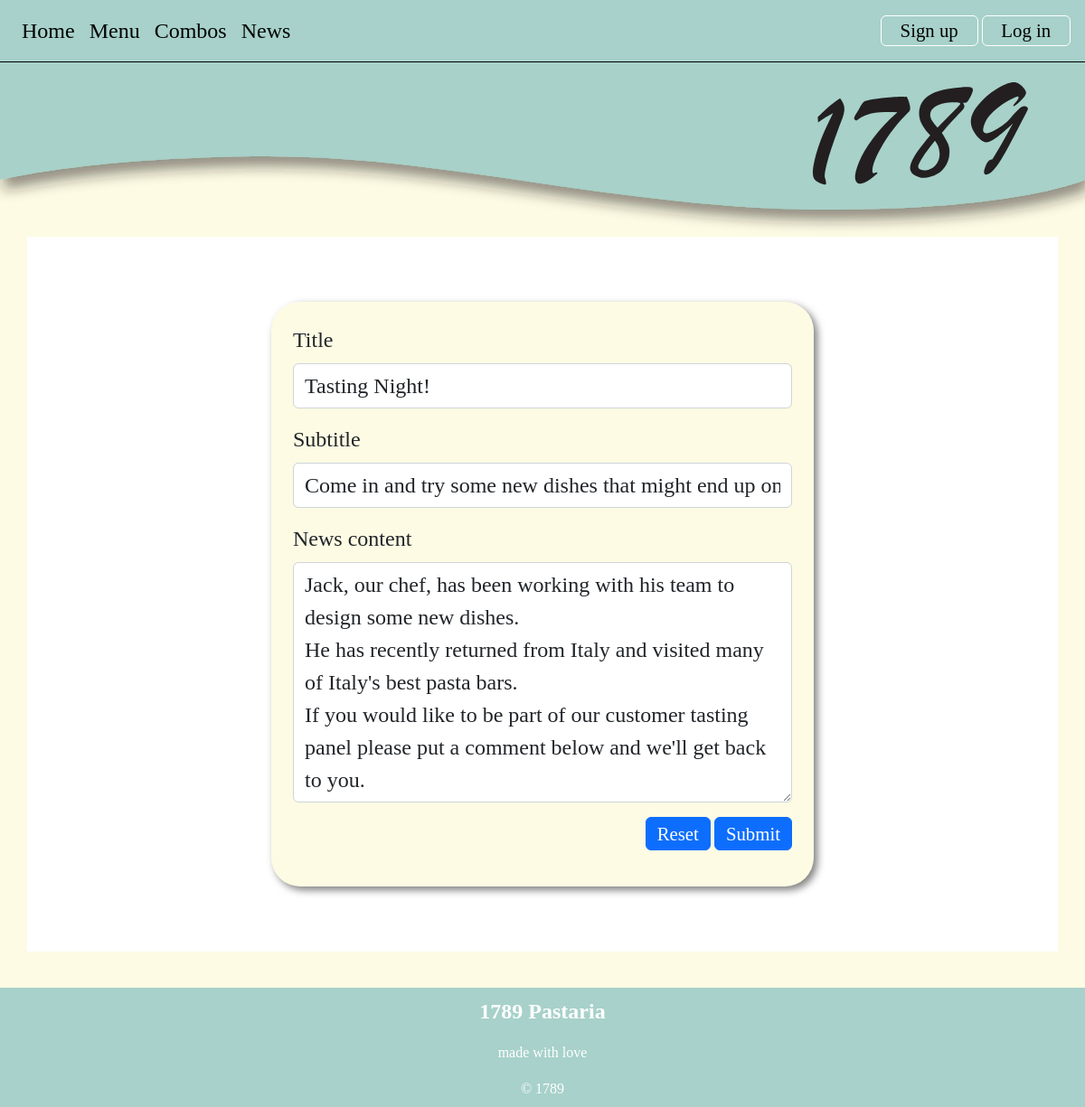
The page /news_cud?id=2&task=update on the database as committed earlier.
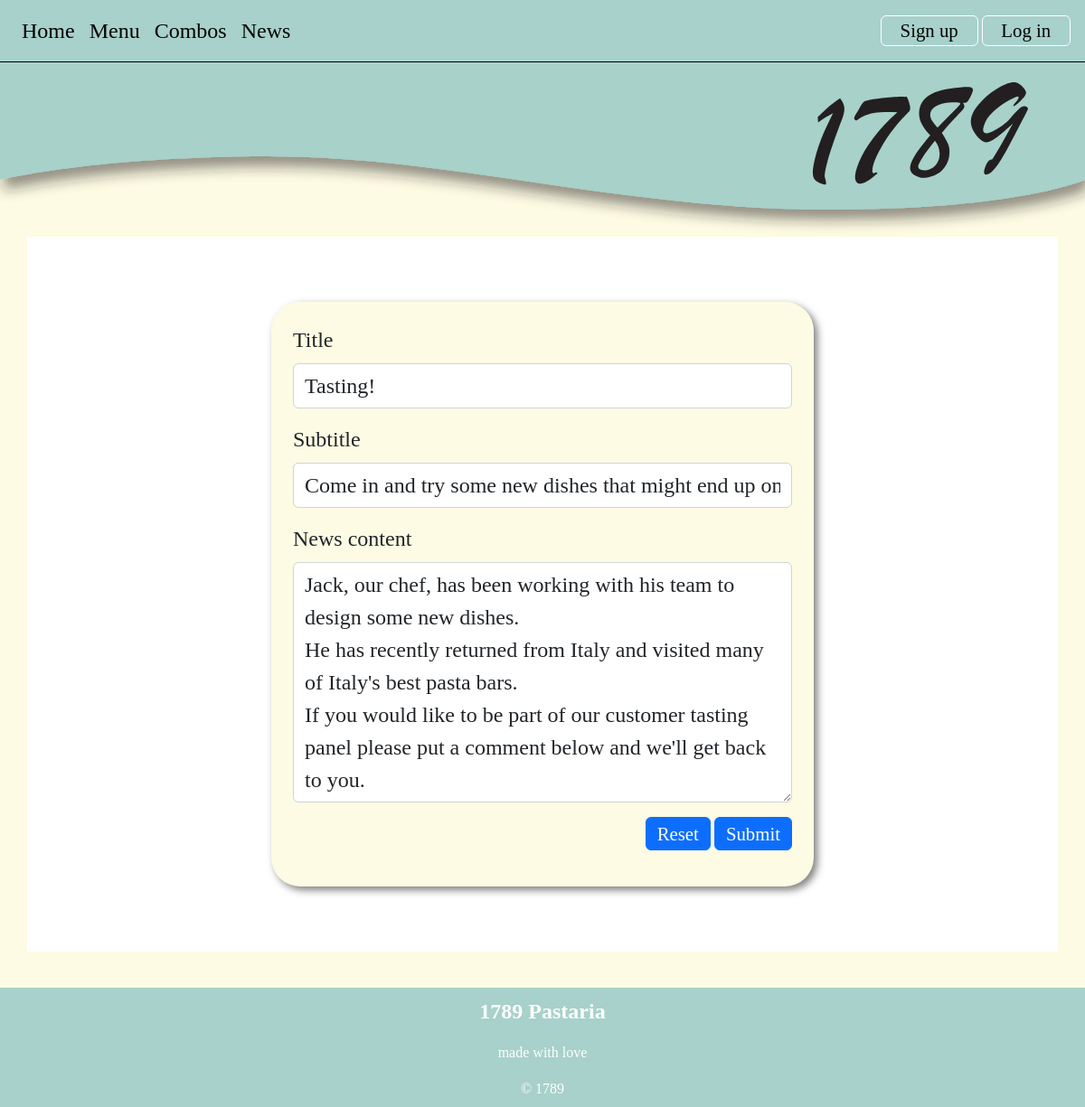
The same page on the database as committed later.
### tables this page shows
CREATE TABLE news(
    news_id integer primary key autoincrement not null,
    title text not null unique,
    subtitle text not null unique,
    content text not null unique,
    newsdate date not null,
    member_id date not null,
    foreign key(member_id) references member(member_id)
);

### server.py (the view, shortened to what this page needs)
@app.route('/news_cud', methods=['GET', 'POST'])
def news_cud():
    data = request.args
    print(data)
    required_keys = ['id','task']
    for k in required_keys:
        if k not in data.keys():
            message = "Do not know what to do with create read update on news (key not present)"
            return render_template('error.html', message=message)
    if request.method == "GET":
        if data['task'] == 'delete':
            sql = "delete from news where news_id =?"
            values_tuple = (data['id'],)
            result = run_commit_query(sql, values_tuple, db_path)
            return redirect(url_for('news'))
        elif data['task'] == 'update':
            sql = """ select title, subtitle, content from news where news_id=?"""
            values_tuple = (data['id'],)
            result = run_search_query_tuples(sql, values_tuple, db_path, True)
            result = result[0]
            return render_template("news_cud.html",
                                   title=result['title'],
                                   subtitle=result['subtitle'],
                                   content= result['content'],
                                   id=data['id'],
                                   task=data['task'])
        elif data['task'] == 'add':
            return render_template("news_cud.html", id=0, task=data['task'])
        else:
            message = "Do not know what to do with create read update on news (task not recognised)"
            return render_template('error.html', message=message)

### db_functions.py (called while the page is built)
def run_search_query_tuples(sql_query,values_tuple, file_path, rowfactory=False):
    result = None
    try:
        db = sqlite3.connect(file_path)
        if rowfactory:
            db.row_factory = sqlite3.Row
        cursor = db.cursor()
        cursor.execute(sql_query,values_tuple)
        result = cursor.fetchall()
        cursor.close()
    except sqlite3.Error as error:
        print("Error running search query tuples: {}".format(error))
        return None
    db.close()
    if result is None:
        print("No search values were found")
    return result

### templates/news_cud.html (shortened to what this page needs)
{% extends "layout.html" %}
{% block banner %}
static/images/small_banner.svg
{% endblock %}
{% block content %}
<div class="container-lg py-sm-5 py-1">
  <div class="news p-4 my-4">
    <form action="{{url_for('news_cud', id=id, task=task)}}" method="POST">
        <div>
            <label for="title" class="form-label">Title</label>
            <input type="text" class="form-control" id="title" name="title" placeholder="" value="{{title}}" required>
        </div>
        <div>
            <label for="subtitle" class="form-label">Subtitle</label>
            <input type="text" class="form-control" id="subtitle" name="subtitle" placeholder="" value="{{subtitle}}" required>
        </div>
        <div>
             <label for="content" class="form-label">News content</label>
            <textarea class="form-control" id="content" name="content" rows="7">{{content}}</textarea>
        </div>
        <div class="text-end">
            <button type="reset" class="btn btn-primary">Reset</button>
            <button  type="submit" class="btn btn-primary" >Submit</button>
        </div>
    </form>
  </div>
</div>
{% endblock %}

Rows that differ between the two databases and show on the page:
changed news "Come in and try some new dishes that might end up on our menu.": title "Tasting Night!" → "Tasting!"
